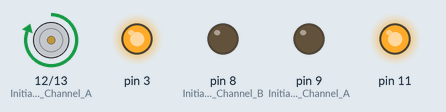
Bench run of a sketch on a simulated Arduino Uno, built with avr-gcc and run on an emulated ATmega328P. Parts: motor-driver pin pairs drawn as motors (green arrow = first pin HIGH = forward, orange = second pin HIGH = backward, longer = more drive), output pins drawn as LEDs (lit = HIGH).

Above: at 0.5 s.
At 1.5 s:
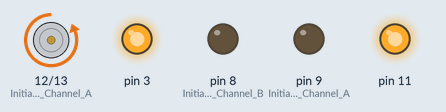
Timing chart, 0 to 3.0 s (numbered marks = the images above):
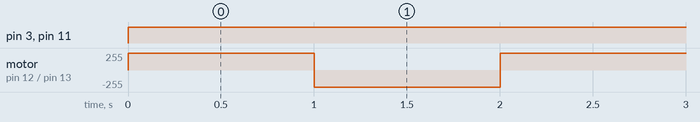

The sketch:

SpinCircleTest.ino
```cpp
void setup() {
    //Setup code, to run once:
//Setup Channel A
  pinMode(12, OUTPUT); //Initiates Motor Channel A pin
  pinMode(9, OUTPUT); //Initiates Brake Channel A pin

  //Setup Channel B
  pinMode(13, OUTPUT); //Initiates Motor Channel B pin
  pinMode(8, OUTPUT);  //Initiates Brake Channel B pin
}

void loop() {
  //Main code, to run repeatedly:
//Motor A forward @ full speed
digitalWrite (12,HIGH);//Establishes direction of Channel A (change direction by swapping HIGH/LOW)
digitalWrite (9,LOW);//Disengage the Brake for Channel A
analogWrite (3,255);//Spins the motor on Channel A at full speed

//Motor B backward @ full speed
digitalWrite(13, LOW); //Establishes backward direction of Channel B
digitalWrite(8, LOW);   //Disengage the Brake for Channel B
analogWrite(11, 255);   //Spins the motor on Channel B at full speed

delay(1000); //Spins clockwise

//Motor A backward @ full speed
digitalWrite(12, LOW);  //Establishes backward direction of Channel B
digitalWrite(9, LOW);   //Disengage the Brake for Channel A
analogWrite(3, 255);    //Spins the motor on Channel A at full speed

//Motor B forward @ full speed
digitalWrite(13, HIGH); //Establishes forward direction of Channel B
digitalWrite(8, LOW);   //Disengage the Brake for Channel B
analogWrite(11, 255);   //Spins the motor on Channel B at full speed

delay (1000); //Spins anticlockwise
}
```

Measured:
- by itself, pin 3, pin 11: LOW → HIGH at 0.00 s
- by itself, motor on pin 12 (Initiates_Motor_Channel_A) / pin 13 (Initiates_Motor_Channel_B): alternates forward 255/255 for 1.0 s and backward 255/255 for 1.0 s
